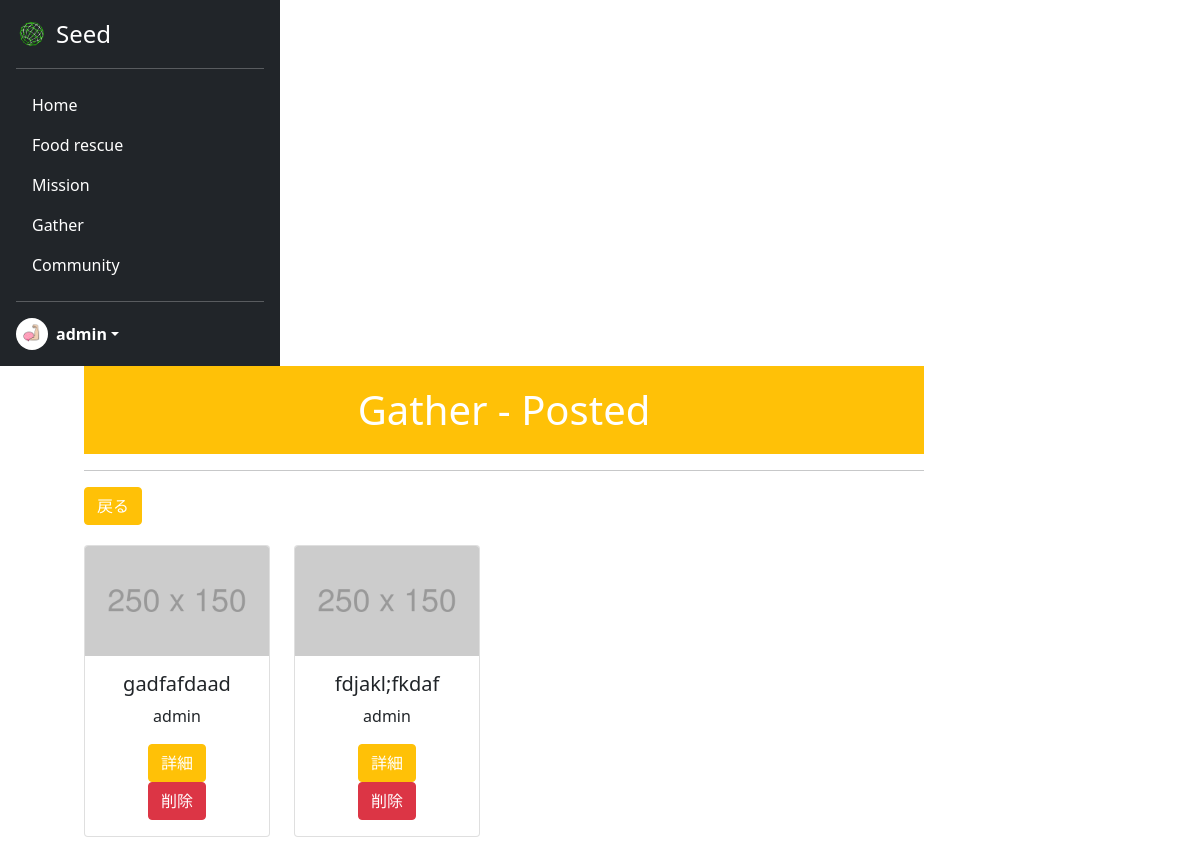
Before: /mygather/ (signed in) with the older database file.
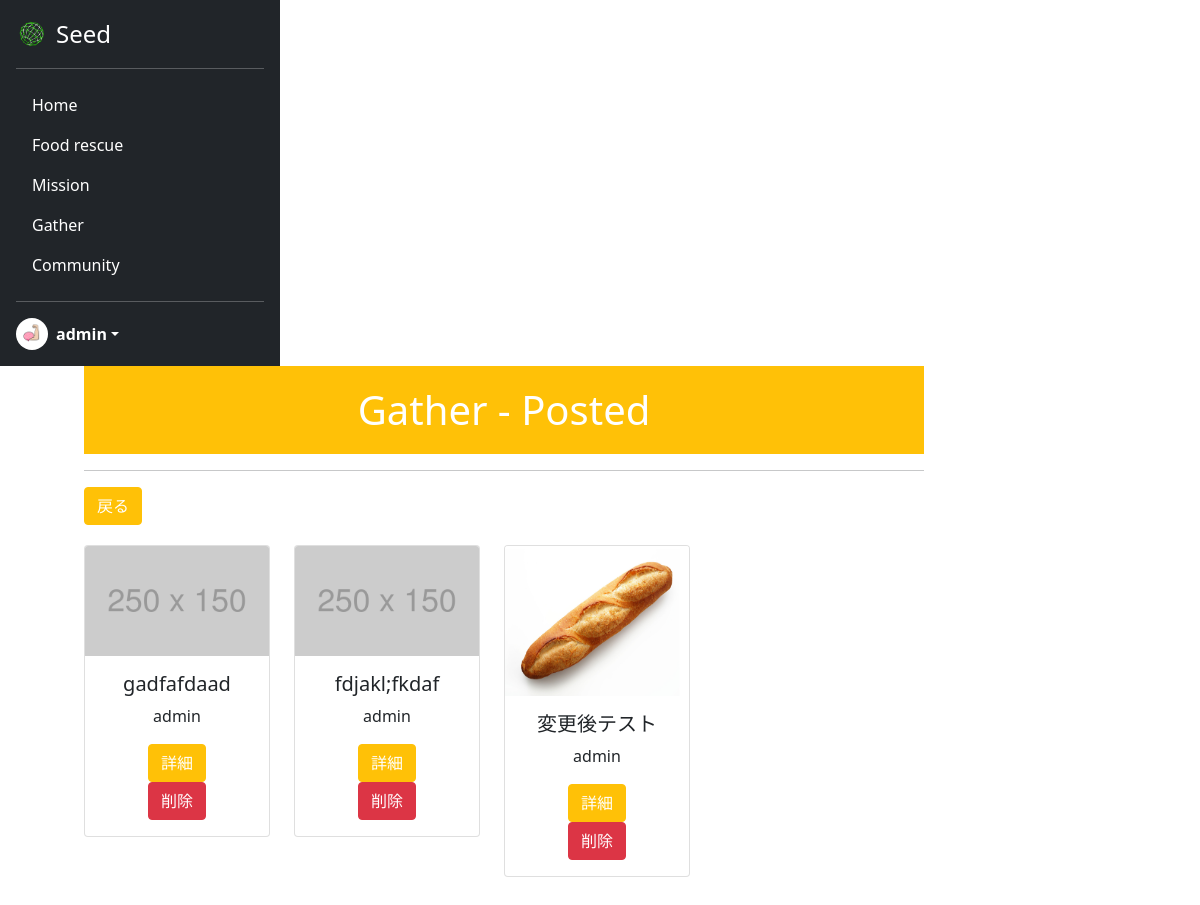
After: the same page with the newer database file.
### seed/models.py (models this page shows)
class Gather(models.Model):
    user_id = models.ForeignKey(CustomUser, verbose_name="募集主", on_delete=models.CASCADE)
    title = models.CharField(verbose_name="タイトル", max_length=100)
    prefecture = models.ForeignKey(Prefecture, verbose_name="都道府県", on_delete=models.CASCADE)
    access = models.CharField(verbose_name="アクセス", max_length=200)
    contact = models.CharField(verbose_name="連絡先", max_length=254)
    detail = models.TextField(verbose_name="詳細", max_length=300)
    image = models.ImageField(verbose_name="画像", upload_to='gather_img/', null=True)
    create_at = models.DateTimeField(verbose_name="作成日時", auto_now_add=True)

### acount/models.py (models this page shows)
class CustomUser(AbstractUser):
    is_general = models.BooleanField(null=True ,default=True)
    is_active = models.BooleanField(null=True ,default=False)
    mission_point = models.IntegerField(null=False ,default=0)
    profile_pic = models.ImageField(upload_to='profile_pics', blank=True)

### seed/views.py (the view)
# urls.py: path('mygather/', views.MyGatherView.as_view(), name='mygather'),
class MyGatherView(ListView):
    template_name = 'mygather.html'
    model = Gather
    context_object_name = 'mygather_list'
    def get_queryset(self):
        return Gather.objects.filter(user_id=self.request.user)

### seed/templates/mygather.html (shortened to what this page needs)
{% extends 'mypagebase.html' %}
{% load static %}
{% block content %}
<div class="text-center">
    <h1 class="title" style="background: #ffc107; color:white;">Gather - Posted</h1>
    <hr>
    <div class="text-start" style="margin-bottom:20px;">
        <a href="{% url 'seed:gather' %}" class="btn btn-warning" style="color:white;">戻る</a>
    </div>
    {% if mygather_list %}
    <div class="row" style="height: 650px; width:100%; overflow-y: scroll;">
        {% for gather in mygather_list %}
        <div class="col-3">
            <div class="card" style="width: 100%;">
                {% if gather.image %}
                    <img src="{{gather.image.url}}" class="card-img-top" alt="..." height="150px">
                {% else %}
                    <img src="{% static 'assets/img/mypage/damy.png' %}" class="card-img-top" alt="...">
                {% endif %}
                <div class="card-body">
                    <h5 class="card-title">{{gather.title}}</h5>
                    <p class="card-text">
                        {{gather.user_id.username}}
                    </p>
                    <a href="{% url 'seed:gather_detail' gather.pk %}" class="btn btn-warning" style="color:white;">詳細</a>
                    <form method="POST">
                        <a href="{% url 'seed:gather_delete' gather.pk %}" class="btn btn-danger" style="color:white;">削除</a>
                    </form>
                </div>
            </div>
        </div>
        {% endfor %}
    </div>
    {% else %}
    <h3>投稿している募集情報はありません</h3>
    {% endif %}
</div>
{% endblock %}

Changed rows visible on the page:
added Gather: image (picture), title "変更後テスト", user_id.username "admin"
